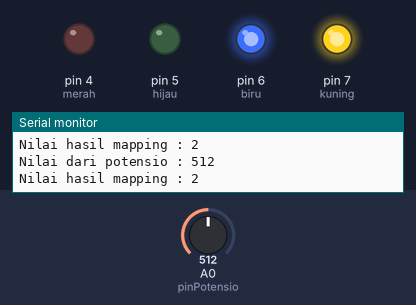
Bench run of a sketch on a simulated Arduino Uno, built with avr-gcc and run on an emulated ATmega328P. On the bench: output pins drawn as LEDs (lit = HIGH), the last lines printed to the serial monitor. The test bench sets the inputs (shaded band); at power-on: A0 (pinPotensio) = 512.

Above: at 1.2 s.
1.3 s: A0 (pinPotensio) set to 503
At 2.5 s:
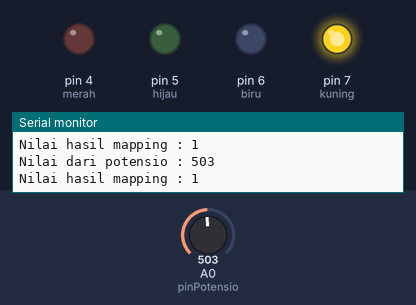
2.8 s: A0 (pinPotensio) set to 273
4.3 s: A0 (pinPotensio) set to 238
At 4.7 s:
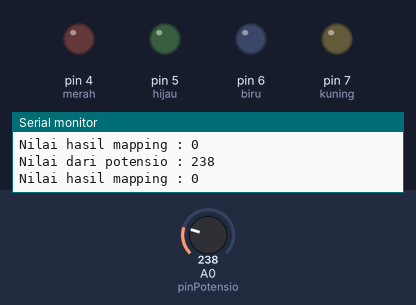
5.8 s: A0 (pinPotensio) set to 900
At 6.3 s:
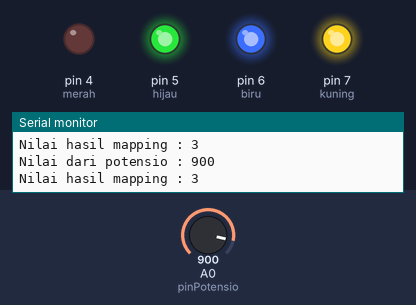
7.3 s: A0 (pinPotensio) set to 1014
8.8 s: A0 (pinPotensio) set to 1023
At 9.6 s:
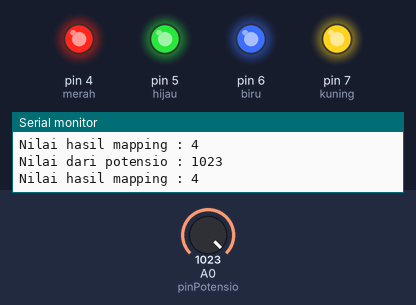
Timing chart, 0 to 11.3 s (numbered marks = the images above; inputs shaded):
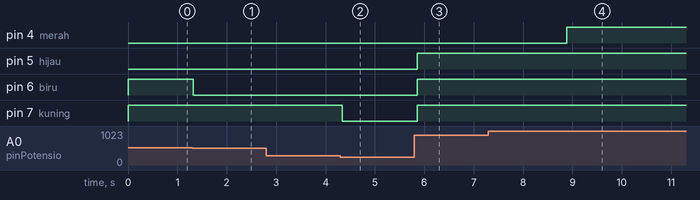

Measured:
- the behaviour switches between 512 and 511 on A0 (pinPotensio) (found by bisection; images 0 and 1)
- the behaviour switches between 256 and 255 on A0 (pinPotensio) (found by bisection; images 1 and 2)
- the behaviour switches between 1022 and 1023 on A0 (pinPotensio) (found by bisection; images 3 and 4)
- after the input at 1.3 s, pin 6 (biru): HIGH → LOW at once
- after the input at 4.3 s, pin 7 (kuning): HIGH → LOW at once
- after the input at 5.8 s, pin 5 (hijau), pin 6 (biru), pin 7 (kuning): LOW → HIGH after 0.06 s
- after the input at 8.8 s, pin 4 (merah): LOW → HIGH after 0.08 s

The sketch:

TUTORIAL_Potensio_3.ino
```cpp
/*
   TUTORIAL POTENSIOMETER PADA ARDUINO DENGAN MAPPING NILAI DAN LED

   Pinout (dari kiri ke kanan potensiometer) :
   GND,A0,VCC

   Untuk membaca nilai dari pin analog (nilai 0 - 1023)
   dan mapping ke nilai tertentu
   cerminkan ke nyala led

   A0 -> kaki tengah potensio
   D4 -> Led Merah
   D5 -> Led Hijau
   D6 -> Led Biru
   D7 -> Led Kuning
*/

#define merah 4
#define hijau 5
#define biru 6
#define kuning 7
#define pinPotensio A0

void setup() {
  pinMode(pinPotensio, INPUT); //set menjadi input
  pinMode(merah, OUTPUT); //set menjadi output
  pinMode(hijau, OUTPUT); //set menjadi output
  pinMode(biru, OUTPUT); //set menjadi output
  pinMode(kuning, OUTPUT); //set menjadi output
  Serial.begin(115200); //memulai komunikasi serial pada baud rate 115200
  Serial.println("Mencoba mapping nilai potensiometer pada Arduino dan led indikator");
}

void loop() {
  int hasil = analogRead(pinPotensio); //ambil data nilai A0 dan simpan ke variabel hasil
  int hasilMap = map(hasil, 0, 1023, 0, 4); //mapping nilai 0 s/d 1023 ke 0 s/d 4
  Serial.println("Nilai dari potensio : " + String(hasil)); //tampilkan pada serial monitor
  Serial.println("Nilai hasil mapping : " + String(hasilMap)); //tampilkan pada serial monitor

  if (hasilMap == 0) {
    digitalWrite(kuning, LOW);
    digitalWrite(biru, LOW);
    digitalWrite(hijau, LOW);
    digitalWrite(merah, LOW);
  }

  if (hasilMap == 1) {
    digitalWrite(kuning, HIGH);
    digitalWrite(biru, LOW);
    digitalWrite(hijau, LOW);
    digitalWrite(merah, LOW);
  }

  if (hasilMap == 2) {
    digitalWrite(kuning, HIGH);
    digitalWrite(biru, HIGH);
    digitalWrite(hijau, LOW);
    digitalWrite(merah, LOW);
  }

  if (hasilMap == 3) {
    digitalWrite(kuning, HIGH);
    digitalWrite(biru, HIGH);
    digitalWrite(hijau, HIGH);
    digitalWrite(merah, LOW);
  }

  if (hasilMap == 4) {
    digitalWrite(kuning, HIGH);
    digitalWrite(biru, HIGH);
    digitalWrite(hijau, HIGH);
    digitalWrite(merah, HIGH);
  }

  delay(100);  //jeda waktu
}
```
